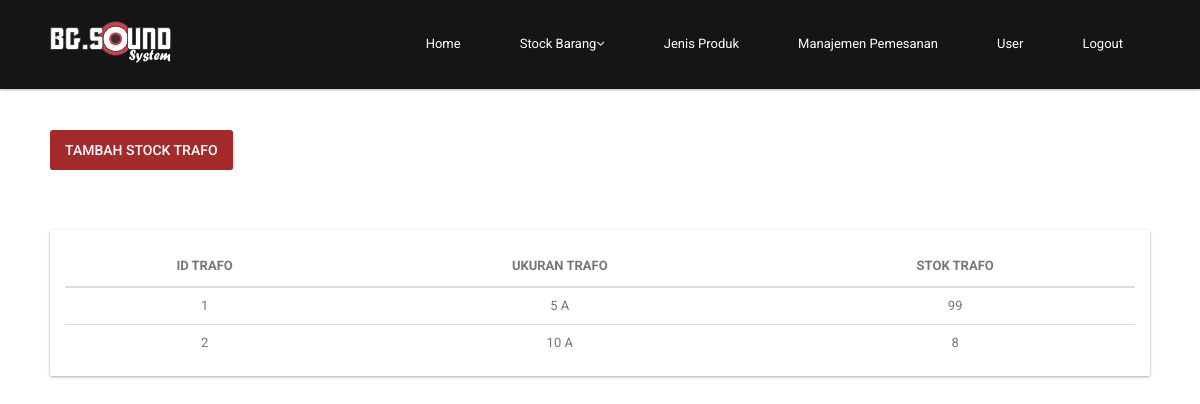
The page /stokTrafo (signed in) on the database its author committed.
### tables this page shows
CREATE TABLE `tb_trafo` (
  `id_trafo` int(11) NOT NULL,
  `ukuran_trafo` varchar(20) NOT NULL,
  `stok_trafo` int(5) UNSIGNED NOT NULL
);

### app/controller/stokTrafo.php (called while the page is built, shortened)
<?php
class stokTrafo extends controller
{
    function __construct()
    {
        $this->model = $this->model->load('stock');
    }
    function index()
    {
        $this->view->data = $this->model->showukurantrafo();
        $this->view->display('stokTrafo', 'admin');
    }
}

### index.php (called while the page is built, shortened)
<?php
require 'config/database.php';
require 'libs/controller.php';
require 'libs/model.php';
require 'libs/database.php';
$app = new routing();

### libs/database.php (called while the page is built, shortened)
<?php
class database extends PDO {
    public function selectAll($query, $fetchMode = PDO::FETCH_ASSOC) {
        try {
            $stmt = $this->prepare($query);
            $stmt->execute();
            return $stmt->fetchAll($fetchMode);
        } catch (PDOException $e) {
            echo $e->getMessage();
        }
    }
}

### app/model/m_stock.php (called while the page is built, shortened)
<?php
class m_stock extends model
{
    function showukurantrafo()
    {
        return $this->db->selectAll("SELECT * FROM tb_trafo");
    }
}

### libs/controller.php (called while the page is built, shortened)
<?php
class controller {
    function __construct() {
        $this->model = new model();
    }
}

### libs/model.php (called while the page is built, shortened)
<?php
class model {
    function __construct() {
        $this->db = new database();
    }
    function load($model) {
        $path = 'app/model/m_' . $model . '.php';
        if (file_exists($path)) {
            return new $modelName();
        } else {
            echo 'Kesalahan: m_' . $model . '.php tidak ditemukan';
        }
    }
}

### app/view/admin/v_stokTrafo.php (the view, shortened to what this page needs)
<?php require_once(__DIR__ . '/../part/header.php'); ?>
<div id="page-login" class="page-logreg">
    <div id="main">
        <div class="container clearfix">
            <div class="skill-wrap clearfix">
                <div class="toolbar clearfix section">
                    <a class="btn btn-raised left" href="<?php echo URL; ?>/stock/trafo" >Tambah Stock Trafo</a>
                </div>
            </div>
            <div class="card clearfix section">
                <div class="card-body">
                    <div class="desktop">
                        <table>
                            <thead>
                            <tr>
                                <th>ID Trafo</th>
                                <th>Ukuran Trafo</th>
                                <th>Stok Trafo</th>
                            </tr>
                            </thead>
                            <tbody>
                            <?php foreach ($this->data as $value) { ?>
                                <tr>
                                    <td><?php echo $value['id_trafo'] ?></td>
                                    <td><?php echo $value['ukuran_trafo'] ?></td>
                                    <td><?php echo $value['stok_trafo'] ?></td>
                                </tr>
                            <?php } ?>
                            </tbody>
                        </table>
                    </div>
                </div>
            </div>
        </div>
    </div>

### public/css/main.css (style rules this page uses)
a { color: #c52d2f; -webkit-transition: color 300ms, background-color 300ms; -moz-transition: color 300ms, background-color 300ms; -o-transition: color 300ms, background-color 300ms; transition: color 300ms, background-color 300ms; }
.skill-wrap { display: block; overflow: hidden; margin: 60px 0; }

### public/css/style.css (style rules this page uses)
a, a:hover { color: #36BEEA }
.container { width: 1100px; padding: 0px }
.btn { background: brown; min-width: 100px; max-height: 40px; font-weight: 500; display: inline-block; padding: 0px 15px; border: none; border-radius: 3px; text-transform: uppercase; cursor: pointer; color: #fff; font-family: 'Roboto', sans-serif; line-height: 40px; -webkit-box-sizing: border-box; -moz-box-sizing: border-box; box-sizing: border-box }
.btn-raised { -webkit-box-shadow: 0 1px 3px 0 rgba(0, 0, 0, 0.33); box-shadow: 0 1px 3px 0 rgba(0, 0, 0, 0.33); -webkit-transition: -webkit-box-shadow 0.15s ease-out; -moz-transition: -moz-box-shadow 0.15s ease-out; -o-transition: -o-box-shadow 0.15s ease-out; transition: box-shadow 0.15s ease-out }
.card { position: relative; background-color: #fff; color: #313534; border-radius: 2px; -webkit-box-shadow: 0 1px 3px 0 rgba(0, 0, 0, 0.33); box-shadow: 0 1px 3px 0 rgba(0, 0, 0, 0.33) }
.card-body { padding: 15px; position: relative }
table { width: 100%; color: #777 }
table th { vertical-align: middle; text-transform: uppercase; padding: 8px; text-align: center; line-height: 25px; border-bottom: 2px solid #ddd }
table tbody td { padding: 8px; border-top: 1px solid #ddd; vertical-align: top; line-height: 20px; text-align: center; vertical-align: middle; }
#main { margin: 70px 0px 0px }

### rows shown on the page
tb_trafo: id_trafo "1", ukuran_trafo "5 A", stok_trafo "99"
tb_trafo: id_trafo "2", ukuran_trafo "10 A", stok_trafo "8"
